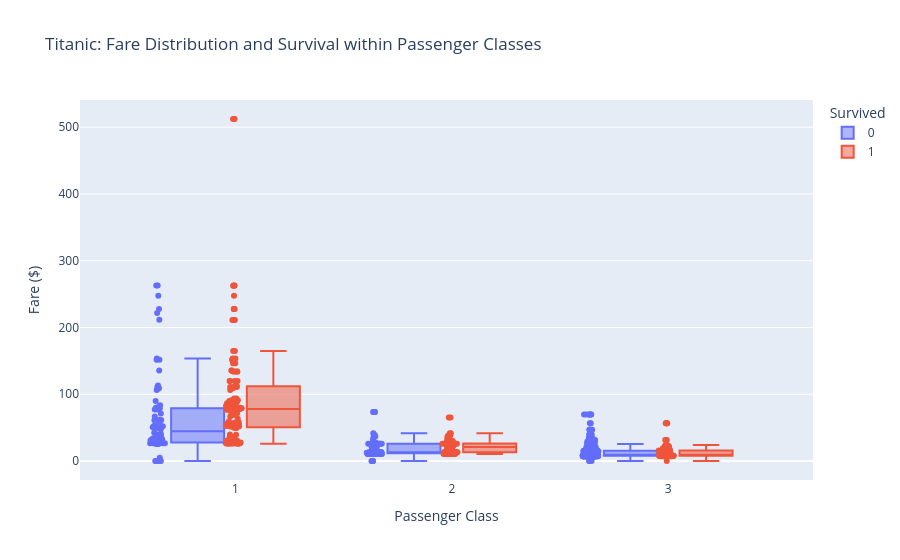

The cell this chart's notebook holds for it:
### Code cell
fig = px.box(
    df, 
    x="pclass", 
    y="fare", 
    color="survived", 
    points="all", 
    hover_data=['age', 'sex'],
    title="Titanic: Fare Distribution and Survival within Passenger Classes",
    labels={'fare': 'Fare ($)', 'pclass': 'Passenger Class', 'survived': 'Survived'}
)
fig.show()

### Figure 1 — Plotly figure (JSON) as saved in the notebook; plotly's stock layout.template omitted (floating-point values rounded to 4 significant figures; data arrays with more than 128 entries replaced by an {"elided": "..."} marker saying what was removed)
{"data": [{"alignmentgroup": "True", "boxpoints": "all", "customdata": {"elided": "549x2 mixed values"}, "hovertemplate": "Survived=0<br>Passenger Class=%{x}<br>Fare ($)=%{y}<br>age=%{customdata[0]}<br>sex=%{customdata[1]}<extra></extra>", "legendgroup": "0", "marker": {"color": "#636efa"}, "name": "0", "notched": false, "offsetgroup": "0", "orientation": "v", "showlegend": true, "type": "box", "x": {"elided": "549 int values"}, "x0": " ", "xaxis": "x", "y": {"elided": "549 float values"}, "y0": " ", "yaxis": "y"}, {"alignmentgroup": "True", "boxpoints": "all", "customdata": {"elided": "342x2 mixed values"}, "hovertemplate": "Survived=1<br>Passenger Class=%{x}<br>Fare ($)=%{y}<br>age=%{customdata[0]}<br>sex=%{customdata[1]}<extra></extra>", "legendgroup": "1", "marker": {"color": "#EF553B"}, "name": "1", "notched": false, "offsetgroup": "1", "orientation": "v", "showlegend": true, "type": "box", "x": {"elided": "342 int values"}, "x0": " ", "xaxis": "x", "y": {"elided": "342 float values"}, "y0": " ", "yaxis": "y"}], "layout": {"boxmode": "group", "legend": {"title": {"text": "Survived"}, "tracegroupgap": 0}, "title": {"text": "Titanic: Fare Distribution and Survival within Passenger Classes"}, "xaxis": {"anchor": "y", "domain": [0, 1], "title": {"text": "Passenger Class"}}, "yaxis": {"anchor": "x", "domain": [0, 1], "title": {"text": "Fare ($)"}}}}
